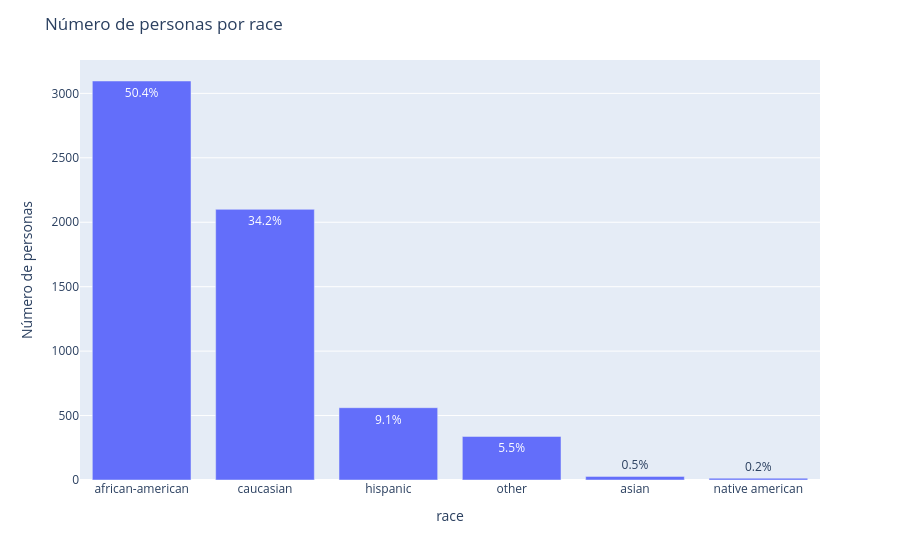
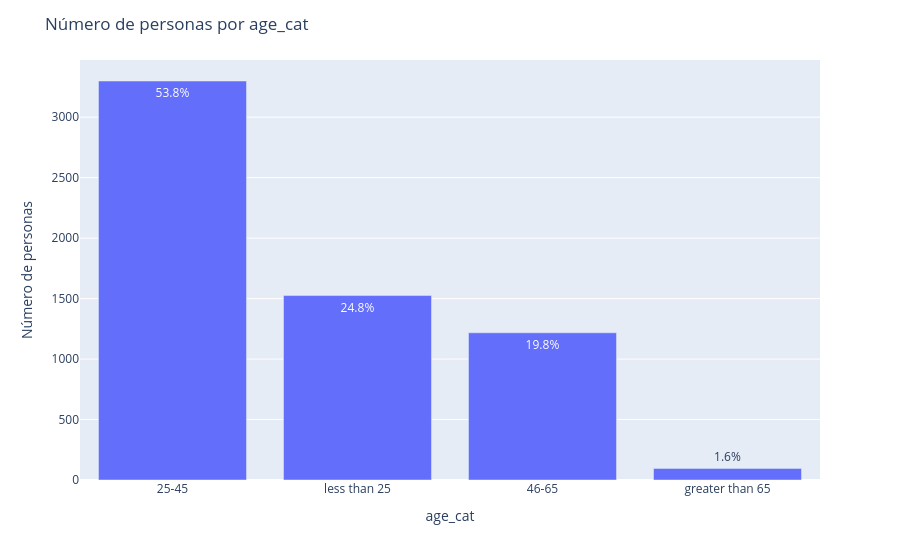
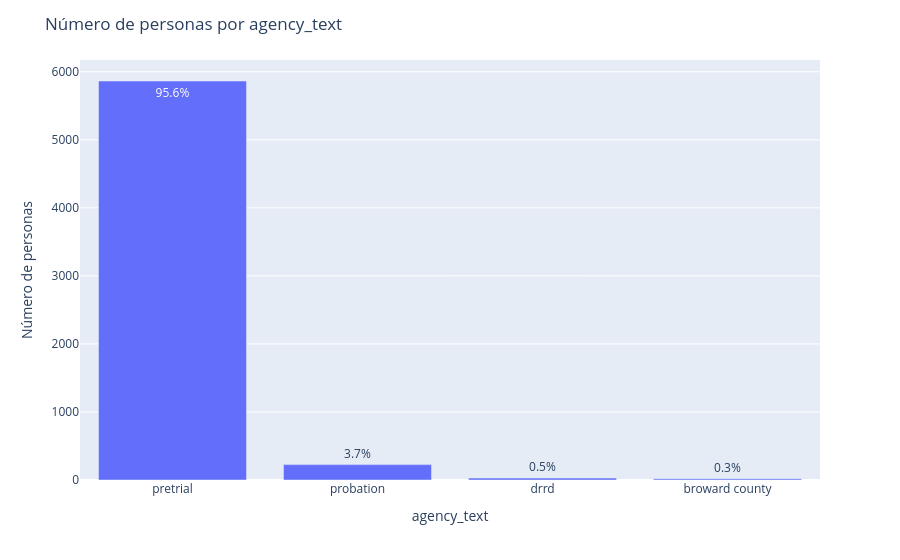
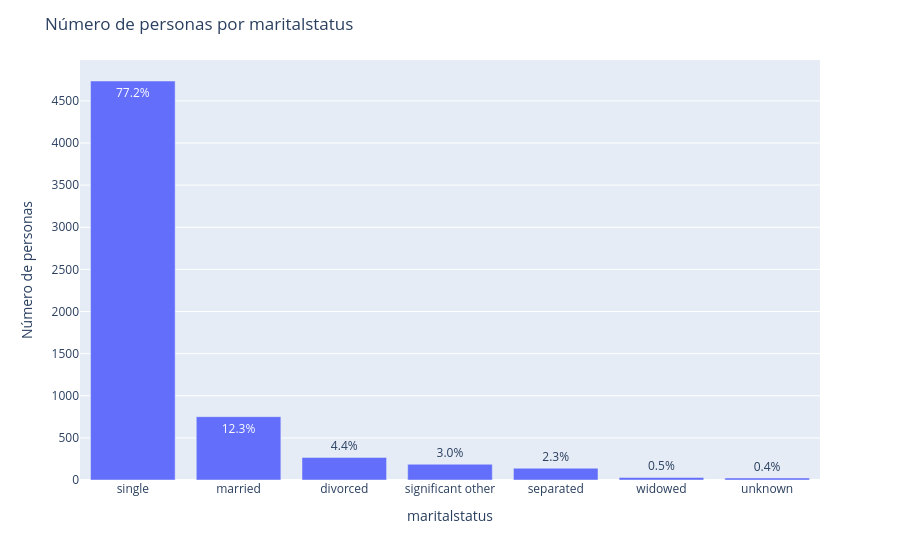

Write notebook code for charts like these, in order.
### Code cell
eda(df)

### Figure 1 — Plotly figure (JSON) as saved in the notebook; plotly's stock layout.template omitted (floating-point values rounded to 4 significant figures)
{"data": [{"alignmentgroup": "True", "hovertemplate": "race=%{x}<br>frecuencia=%{y}<br>text=%{text}<extra></extra>", "legendgroup": "", "marker": {"color": "#636efa", "pattern": {"shape": ""}}, "name": "", "offsetgroup": "", "orientation": "v", "showlegend": false, "text": ["50.4%", "34.2%", "9.1%", "5.5%", "0.5%", "0.2%"], "textposition": "auto", "type": "bar", "x": ["african-american", "caucasian", "hispanic", "other", "asian", "native american"], "xaxis": "x", "y": [3096, 2100, 561, 338, 28, 14], "yaxis": "y"}], "layout": {"barmode": "relative", "legend": {"tracegroupgap": 0}, "margin": {"t": 60}, "title": {"text": "Número de personas por race"}, "xaxis": {"anchor": "y", "domain": [0, 1], "title": {"text": "race"}}, "yaxis": {"anchor": "x", "domain": [0, 1], "title": {"text": "Número de personas"}}}}

### Figure 2 — Plotly figure (JSON) as saved in the notebook; plotly's stock layout.template omitted (floating-point values rounded to 4 significant figures)
{"data": [{"alignmentgroup": "True", "hovertemplate": "age_cat=%{x}<br>frecuencia=%{y}<br>text=%{text}<extra></extra>", "legendgroup": "", "marker": {"color": "#636efa", "pattern": {"shape": ""}}, "name": "", "offsetgroup": "", "orientation": "v", "showlegend": false, "text": ["53.8%", "24.8%", "19.8%", "1.6%"], "textposition": "auto", "type": "bar", "x": ["25-45", "less than 25", "46-65", "greater than 65"], "xaxis": "x", "y": [3299, 1525, 1217, 96], "yaxis": "y"}], "layout": {"barmode": "relative", "legend": {"tracegroupgap": 0}, "margin": {"t": 60}, "title": {"text": "Número de personas por age_cat"}, "xaxis": {"anchor": "y", "domain": [0, 1], "title": {"text": "age_cat"}}, "yaxis": {"anchor": "x", "domain": [0, 1], "title": {"text": "Número de personas"}}}}

### Figure 3 — Plotly figure (JSON) as saved in the notebook; plotly's stock layout.template omitted (floating-point values rounded to 4 significant figures)
{"data": [{"alignmentgroup": "True", "hovertemplate": "agency_text=%{x}<br>frecuencia=%{y}<br>text=%{text}<extra></extra>", "legendgroup": "", "marker": {"color": "#636efa", "pattern": {"shape": ""}}, "name": "", "offsetgroup": "", "orientation": "v", "showlegend": false, "text": ["95.6%", "3.7%", "0.5%", "0.3%"], "textposition": "auto", "type": "bar", "x": ["pretrial", "probation", "drrd", "broward county"], "xaxis": "x", "y": [5864, 226, 28, 19], "yaxis": "y"}], "layout": {"barmode": "relative", "legend": {"tracegroupgap": 0}, "margin": {"t": 60}, "title": {"text": "Número de personas por agency_text"}, "xaxis": {"anchor": "y", "domain": [0, 1], "title": {"text": "agency_text"}}, "yaxis": {"anchor": "x", "domain": [0, 1], "title": {"text": "Número de personas"}}}}

### Figure 4 — Plotly figure (JSON) as saved in the notebook; plotly's stock layout.template omitted (floating-point values rounded to 4 significant figures)
{"data": [{"alignmentgroup": "True", "hovertemplate": "maritalstatus=%{x}<br>frecuencia=%{y}<br>text=%{text}<extra></extra>", "legendgroup": "", "marker": {"color": "#636efa", "pattern": {"shape": ""}}, "name": "", "offsetgroup": "", "orientation": "v", "showlegend": false, "text": ["77.2%", "12.3%", "4.4%", "3.0%", "2.3%", "0.5%", "0.4%"], "textposition": "auto", "type": "bar", "x": ["single", "married", "divorced", "significant other", "separated", "widowed", "unknown"], "xaxis": "x", "y": [4736, 752, 268, 187, 140, 30, 24], "yaxis": "y"}], "layout": {"barmode": "relative", "legend": {"tracegroupgap": 0}, "margin": {"t": 60}, "title": {"text": "Número de personas por maritalstatus"}, "xaxis": {"anchor": "y", "domain": [0, 1], "title": {"text": "maritalstatus"}}, "yaxis": {"anchor": "x", "domain": [0, 1], "title": {"text": "Número de personas"}}}}
